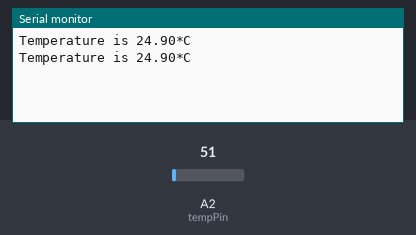
The sketch below on a simulated Arduino Uno, built with avr-gcc and run on an emulated ATmega328P. Parts: the last lines printed to the serial monitor. The test bench sets the inputs (shaded band); at power-on: A2 (tempPin) = 51.

Above: at 3.8 s.
3.9 s: A2 (tempPin) set to 61
At 6.6 s:
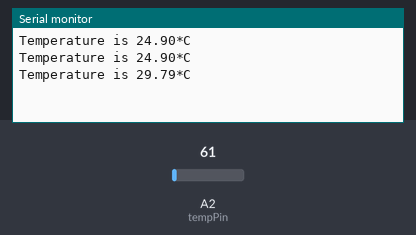
7.8 s: A2 (tempPin) set to 71
At 10.1 s:
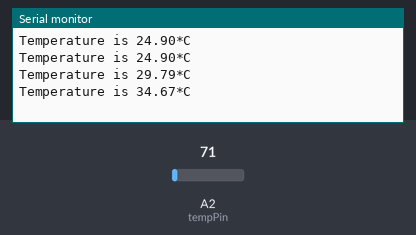
Timing chart, 0 to 11.6 s (numbered marks = the images above; inputs shaded):
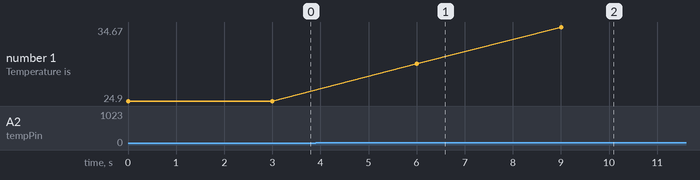

The sketch:

11.ino
```cpp
float temp;
int tempPin=2;
void setup() {
  Serial.begin(9600);
}
void loop() {
  temp=analogRead(tempPin);
  temp=temp*0.48828125;
  Serial.print("Temperature is ");
  Serial.print(temp);
  Serial.print("*C");
  Serial.println(" ");
  delay(3000);
}
```

Measured:
- after the input at 3.9 s, the serial monitor: prints a new line after 2.1 s (image 1)
- after the input at 7.8 s, the serial monitor: prints a new line after 1.2 s (image 2)
- plotted number 1: 24.9 → 29.79 after the input at 3.9 s, 29.79 → 34.67 after the input at 7.8 s
